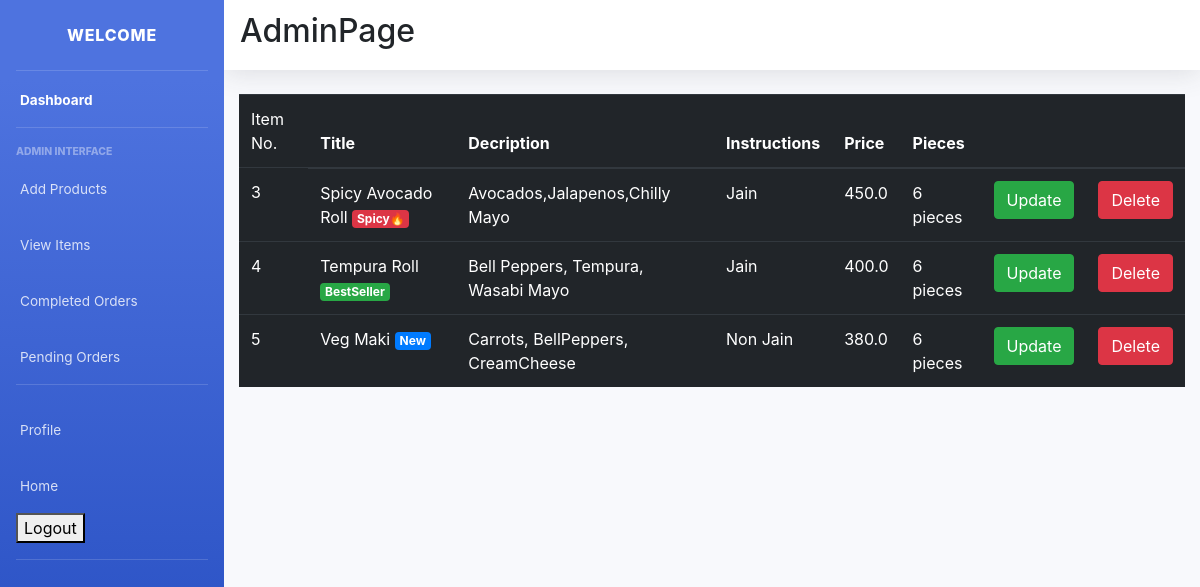
The app's page /item_list/ (signed in), older data.
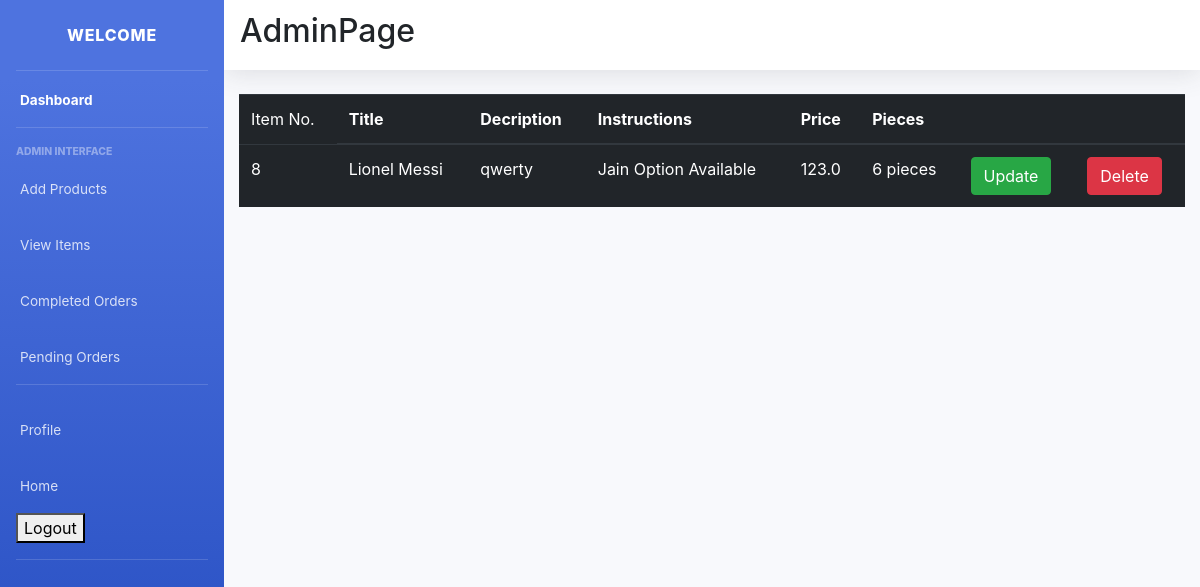
The same page, newer data.
### main/models.py (models this page shows, shortened)
class Item(models.Model):
    LABELS = (
        ('BestSeller', 'BestSeller'),
        ('New', 'New'),
        ('Spicy🔥', 'Spicy🔥'),
    )
    LABEL_COLOUR = (
        ('danger', 'danger'),
        ('success', 'success'),
        ('primary', 'primary'),
        ('info', 'info')
    )
    title = models.CharField(max_length=150)
    description = models.CharField(max_length=250,blank=True)
    price = models.FloatField()
    pieces = models.IntegerField(default=6)
    instructions = models.CharField(max_length=250,default="Jain Option Available")
    image = models.ImageField(default='default.png', upload_to='images/')
    labels = models.CharField(max_length=25, choices=LABELS, blank=True)
    label_colour = models.CharField(max_length=15, choices=LABEL_COLOUR, blank=True)
    slug = models.SlugField(default="sushi_name")
    created_by = models.ForeignKey(User, on_delete=models.CASCADE)

### main/decorators.py (the view)
    def wrapper_func(request, *args, **kwargs):
        group = Group.objects.get(user = request.user)
        if group.name == 'admin_owner':
            return view_func(request, *args, **kwargs)
        else:
            return redirect('/')

### main/views.py (called while the page is built)
@login_required(login_url='/accounts/login/')
@admin_required
def item_list(request):
    items = Item.objects.filter(created_by=request.user)
    context = {
        'items':items
    }
    return render(request, 'main/item_list.html', context)

### main/templates/main/item_list.html
{% extends "main/layout2.html" %}
{% block content %}
<div class="cart">
    <div class="row">
        <div class="col-sm-12">
            {% if items %}
            <div class="table-responsive">
                <table class="table table-dark">
                    <thead>
                    <tr>
                        <td scope="col">Item No.</td>
                        <th scope="col">Title</th>
                        <th scope="col">Decription</th>
                        <th scope="col">Instructions</th>
                        <th scope="col">Price</th>
                        <th scope="col">Pieces</th>
                        <th></th>
                        <th></th>
                    </tr>
                    </thead>
                    <tbody>
                        {% for item in items %}
                    <tr>
                        <td>{{ item.id }}</td>
                        <td>{{ item.title }} <span class="badge badge-{{ item.label_colour }}">{{ item.labels }}</span></td></td>
                        <td>{{ item.description }}</td>
                        <td>{{ item.instructions }}</td>
                        <td>{{ item.price }}</td>
                        <td>{{ item.pieces }} pieces</td>
                        <td><a class="btn btn-success" href="{% url 'main:item-update' item.slug %}">Update</a></td>
                        <td><a class="btn btn-danger" href="{% url 'main:item-delete' item.slug %}">Delete</a></td>
                    </tr>
                        {% endfor %}
                    </tbody>
                </table>
            </div>
            {% else %}
            <h4 class="text-center">Sorry, you have not ordered any item yet!!!</h4>
            {% endif %}
        </div>
    </div>
</div>
{% endblock content %}

Row changes from the older to the newer data that the page shows:
removed Item: id "3", title "Spicy Avocado Roll", labels "Spicy🔥", description "Avocados,Jalapenos,Chilly Mayo", instructions "Jain", price "450.0", pieces "6"
removed Item: id "4", title "Tempura Roll", labels "BestSeller", description "Bell Peppers, Tempura, Wasabi Mayo", instructions "Jain", price "400.0", pieces "6"
removed Item: id "5", title "Veg Maki", labels "New", description "Carrots, BellPeppers, CreamCheese", instructions "Non Jain", price "380.0", pieces "6"
added Item: id "8", title "Lionel Messi", description "qwerty", instructions "Jain Option Available", price "123.0", pieces "6"
